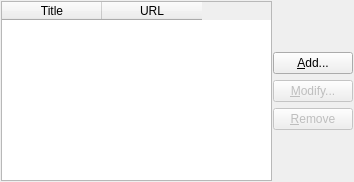
<?xml version="1.0" encoding="UTF-8"?>
<ui version="4.0">
 <class>SettingsBlogsBase</class>
 <widget class="QWidget" name="SettingsBlogsBase">
  <property name="geometry">
   <rect>
    <x>0</x>
    <y>0</y>
    <width>354</width>
    <height>182</height>
   </rect>
  </property>
  <layout class="QGridLayout" name="gridLayout">
   <property name="margin">
    <number>1</number>
   </property>
   <property name="spacing">
    <number>1</number>
   </property>
   <item row="0" column="0">
    <widget class="QTableWidget" name="blogsTable">
     <property name="editTriggers">
      <set>QAbstractItemView::NoEditTriggers</set>
     </property>
     <property name="showDropIndicator" stdset="0">
      <bool>false</bool>
     </property>
     <property name="dragDropOverwriteMode">
      <bool>false</bool>
     </property>
     <property name="alternatingRowColors">
      <bool>true</bool>
     </property>
     <property name="selectionMode">
      <enum>QAbstractItemView::SingleSelection</enum>
     </property>
     <property name="selectionBehavior">
      <enum>QAbstractItemView::SelectRows</enum>
     </property>
     <property name="columnCount">
      <number>2</number>
     </property>
     <column>
      <property name="text">
       <string comment="Blog Title">Title</string>
      </property>
     </column>
     <column>
      <property name="text">
       <string comment="Blog URL">URL</string>
      </property>
     </column>
    </widget>
   </item>
   <item row="0" column="1">
    <layout class="QVBoxLayout" name="verticalLayout">
     <property name="spacing">
      <number>6</number>
     </property>
     <item>
      <spacer name="verticalSpacer_2">
       <property name="orientation">
        <enum>Qt::Vertical</enum>
       </property>
       <property name="sizeHint" stdset="0">
        <size>
         <width>20</width>
         <height>40</height>
        </size>
       </property>
      </spacer>
     </item>
     <item>
      <widget class="KPushButton" name="btnAdd">
       <property name="text">
        <string>&amp;Add...</string>
       </property>
      </widget>
     </item>
     <item>
      <widget class="KPushButton" name="btnEdit">
       <property name="enabled">
        <bool>false</bool>
       </property>
       <property name="text">
        <string>&amp;Modify...</string>
       </property>
      </widget>
     </item>
     <item>
      <widget class="KPushButton" name="btnRemove">
       <property name="enabled">
        <bool>false</bool>
       </property>
       <property name="text">
        <string>&amp;Remove</string>
       </property>
      </widget>
     </item>
     <item>
      <spacer name="verticalSpacer">
       <property name="orientation">
        <enum>Qt::Vertical</enum>
       </property>
       <property name="sizeHint" stdset="0">
        <size>
         <width>20</width>
         <height>40</height>
        </size>
       </property>
      </spacer>
     </item>
    </layout>
   </item>
  </layout>
 </widget>
 <customwidgets>
  <customwidget>
   <class>KPushButton</class>
   <extends>QPushButton</extends>
   <header>kpushbutton.h</header>
  </customwidget>
 </customwidgets>
 <tabstops>
  <tabstop>blogsTable</tabstop>
  <tabstop>btnAdd</tabstop>
  <tabstop>btnEdit</tabstop>
  <tabstop>btnRemove</tabstop>
 </tabstops>
 <resources/>
 <connections/>
</ui>
